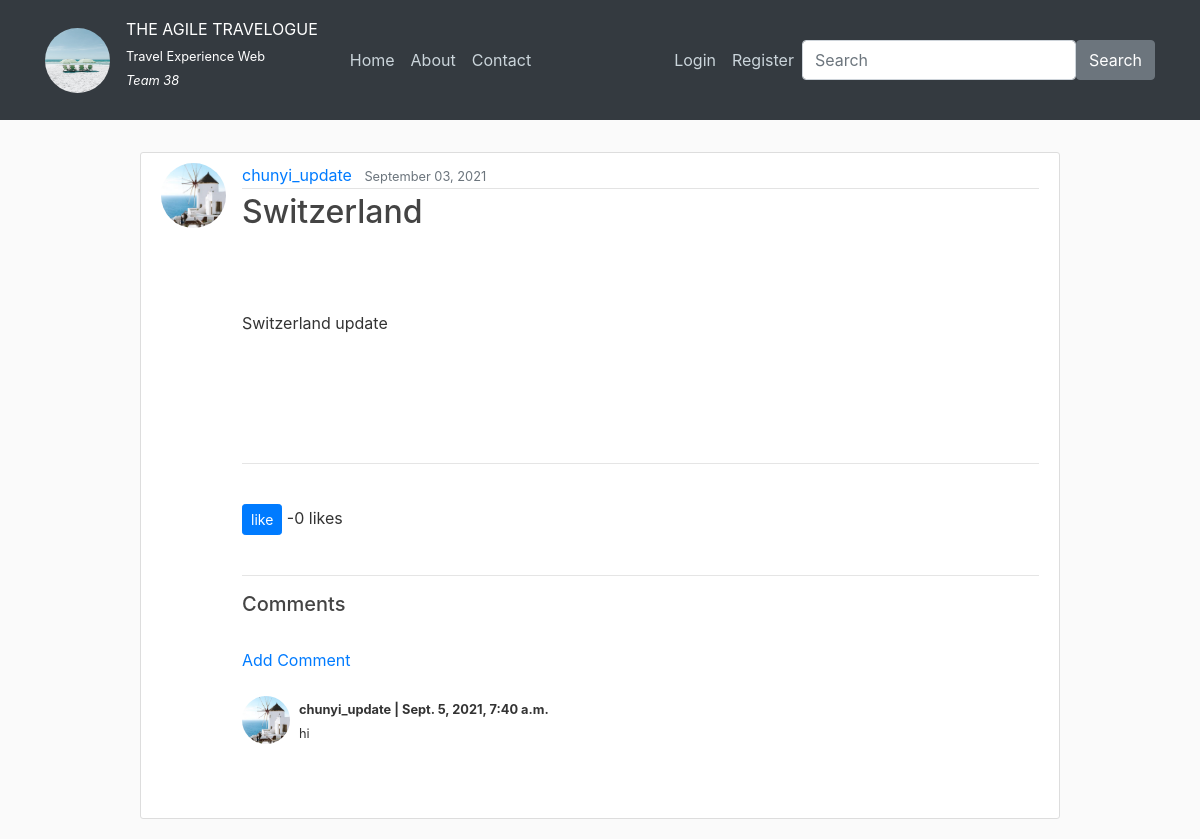
/post/5/, run on the app's committed database.
### TravelExperienceApp/models.py (models this page shows, shortened)
class Post(models.Model):
    title = models.CharField(max_length=100)       # title (character field)
    file = models.FileField(upload_to="files")     # upload images
    content = models.TextField()                   # content
    date_posted = models.DateTimeField(default=timezone.now)     # date
    author = models.ForeignKey(User, on_delete=models.CASCADE)   # user
    likes = models.ManyToManyField(User, blank = True, related_name='likes')

class Comment(models.Model):
    post = models.ForeignKey(Post, related_name='comments', on_delete=models.CASCADE)
    body = models.TextField()
    author = models.ForeignKey(User, on_delete=models.CASCADE)
    date_added = models.DateTimeField(auto_now_add=True)

### users/models.py (models this page shows, shortened)
class Profile(models.Model):
    user = models.OneToOneField(User, on_delete=models.CASCADE)
    image = models.ImageField(default='default_picture.jpg', upload_to='profile_pics')

### TravelExperienceApp/views.py (the view)
# urls.py: path('post/<int:pk>/', PostDetailView.as_view(), name='post-detail'),
class PostDetailView(DetailView):
    model = Post

### TravelExperienceApp/templates/TravelExperienceApp/post_detail.html (shortened to what this page needs)
{% extends "TravelExperienceApp/base.html" %}
{% load crispy_forms_tags %}
{% load social_share %}
{% block content %}
  <article class="media content-section">
    <img class="rounded-circle article-img" src="{{ object.author.profile.image.url }}">
    <div class="media-body">
      <div class="article-metadata">
        <a class="mr-2" href="{% url 'user-posts' object.author.username %}">{{ object.author }}</a>
        <small class="text-muted">{{ object.date_posted|date:"F d, Y" }}</small>
      </div>
      <h2 class="article-title">{{ object.title }}</h2>
        <br/>
      <br/><br/>
      <p class="article-content">{{ object.content }}</p>
      <br/><br/><br/>
      <br/>
      <hr>
      <br/>
     <div class="d-flex flex-row">
       <form method="POST" action="{% url 'like' object.pk%}">
           <button  class = "btn btn-primary btn-sm">like
           </button> <span> -{{ post.likes.all.count }} likes</span>
       </form>
     </div>
      <br/>
      <hr>
      <h5>Comments</h5>
      {% if not post.comments.all %}
          No Comments Yet? <a href ="{% url 'add-comment' object.pk %}">
          Add One</a>
      {% else %}
      <br/>
      <a href ="{% url 'add-comment' object.pk %}"> Add Comment</a>
      <br/><br/>
        {% for comment in post.comments.all %}
           <article class ="media">
            <figure class="media-left">
            <img class="rounded-circle" height="48" width="48" src="{{ comment.author.profile.image.url }}">
            </figure>
            <div class="media-content">
              <div class = "content">
                  <small>
                    <strong>
                      {{ comment.author }} |
                      {{ comment.date_added }}
                    </strong>
                  <br>
                  {{ comment.body}}
                  </small>
              </div>
            </div>
        </article>
            <br/><br/>
        {% endfor %}
      {% endif %}
    </div>
  </article>
{% endblock content %}

### TravelExperienceApp/static/TravelExperienceApp/main.css (style rules this page uses)
body { background: #fafafa; color: #333333; margin-top: 5rem; }
h1, h2, h3, h4, h5, h6 { color: #444444; }
.content-section { background: #ffffff; padding: 10px 20px; border: 1px solid #dddddd; border-radius: 3px; margin-bottom: 20px; }
.article-title { color: #444444; }
.article-content { white-space: pre-line; }
.article-img { height: 65px; width: 65px; margin-right: 16px; }
.article-metadata { padding-bottom: 1px; margin-bottom: 4px; border-bottom: 1px solid #e3e3e3 }

### data on the page
Post: author.profile.image (placeholder picture), author "chunyi_update", date_posted "September 03, 2021", title "Switzerland", content "Switzerland update", likes.all.count "0"
Comment: author.profile.image (placeholder picture), author "chunyi_update", date_added "Sept. 5, 2021, 7:40 a.m.", body "hi"
